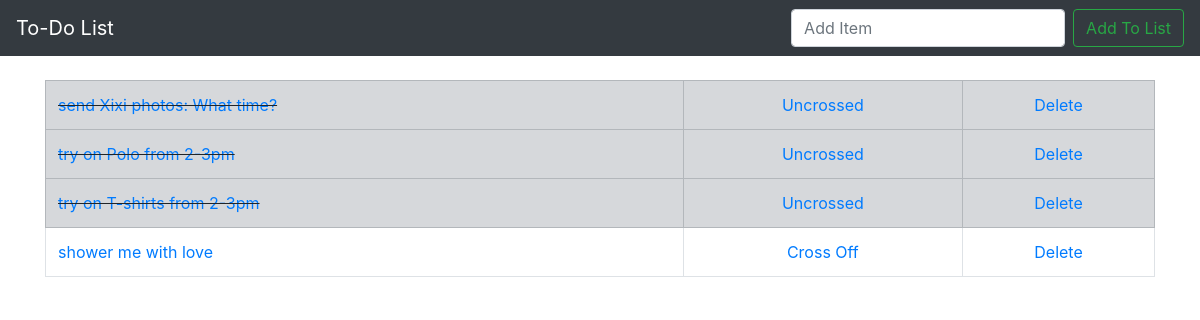
Before: / with the older database file.
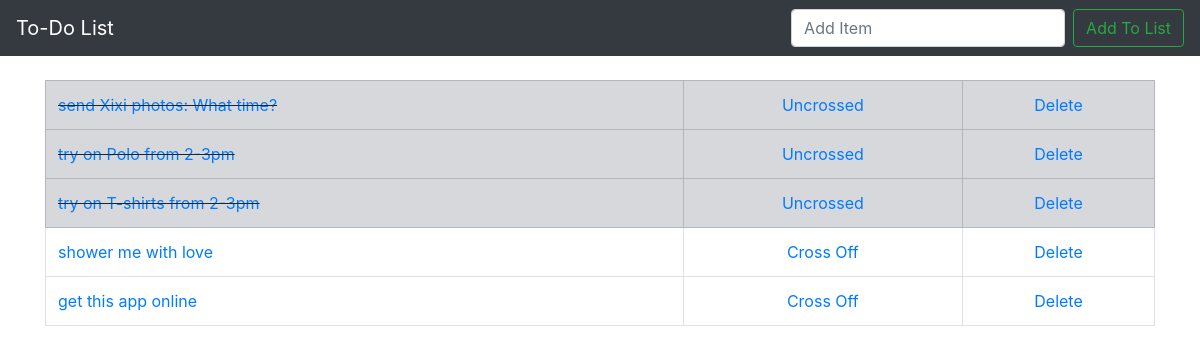
After: the same page with the newer database file.
### todo_list/models.py (models this page shows, shortened)
class List(models.Model):
    item = models.CharField(max_length=200)
    completed = models.BooleanField(default=False)

### todo_list/views.py (the view)
# urls.py: 2. Add a URL to urlpatterns:  path('', views.home, name='home')
def home(request):
    if request.method == 'POST':
        form = ListForm(request.POST or None)
        if form.is_valid():
            form.save()
            all_items = List.objects.all
            messages.success(request, ('Item Has Been Added To List!'))
            return render(request, 'home.html', {'all_items': all_items})
    else:
        all_items = List.objects.all
        return render(request, 'home.html', {'all_items': all_items})

### todo_list/templates/home.html (shortened to what this page needs)
{% extends 'base.html' %}
{% block content %}
    {% if all_items %}
            <table class="table table-bordered">
            {% for things in all_items %}
                {% if things.completed %}
                    <tr class="table-secondary">
                        <td class="striker"><a href="{% url 'edit' things.id %}">{{ things.item }}</a></td>
                        <td> <center><a href="{% url 'uncross' things.id %}">Uncrossed</a></center> </td>
                        <td> <center><a href="{% url 'delete' things.id %}">Delete</a></center></td>
                    </tr>
                {% else %}
                    <tr>
                        <td><a href="{% url 'edit' things.id %}">{{ things.item }}</a></td>
                        <td> <center><a href="{% url 'cross_off' things.id %}">Cross Off</a></center> </td>
                        <td> <center><a href="{% url 'delete' things.id %}">Delete</a></center></td>
                    </tr>
                {% endif %}
            {% endfor %}
            </table>
    {% endif %}
{% endblock %}

### todo_list/templates/base.html (shortened to what this page needs)
{% load static %}
<!doctype html>
<html lang="en">
  <head>
    <link rel="stylesheet" href="https://stackpath.bootstrapcdn.com/bootstrap/4.5.0/css/bootstrap.min.css">
    <link rel="stylesheet" href="{% static 'css/my_css.css' %}">
    </head>
    <body>
    <nav class="navbar navbar-expand-lg navbar-dark bg-dark">
        <a class="navbar-brand" href="{% url 'home' %}">To-Do List</a>
        <div class="collapse navbar-collapse" id="navbarSupportedContent">
            <form class="form-inline my-2 my-lg-0" method="POST">
            <input class="form-control mr-sm-2" type="search" placeholder="Add Item" aria-label="Search" name="item">
            <button class="btn btn-outline-success my-2 my-sm-0" type="submit">Add To List</button>
            </form>
        </div>
    </nav>
    <br/>
    <div class="container">
        {% block content %}
        {% endblock %}
    </div>
  </body>
</html>

### static/css/my_css.css (style rules this page uses)
.striker { text-decoration: line-through; }

Changed rows visible on the page:
added List: item "get this app online"
